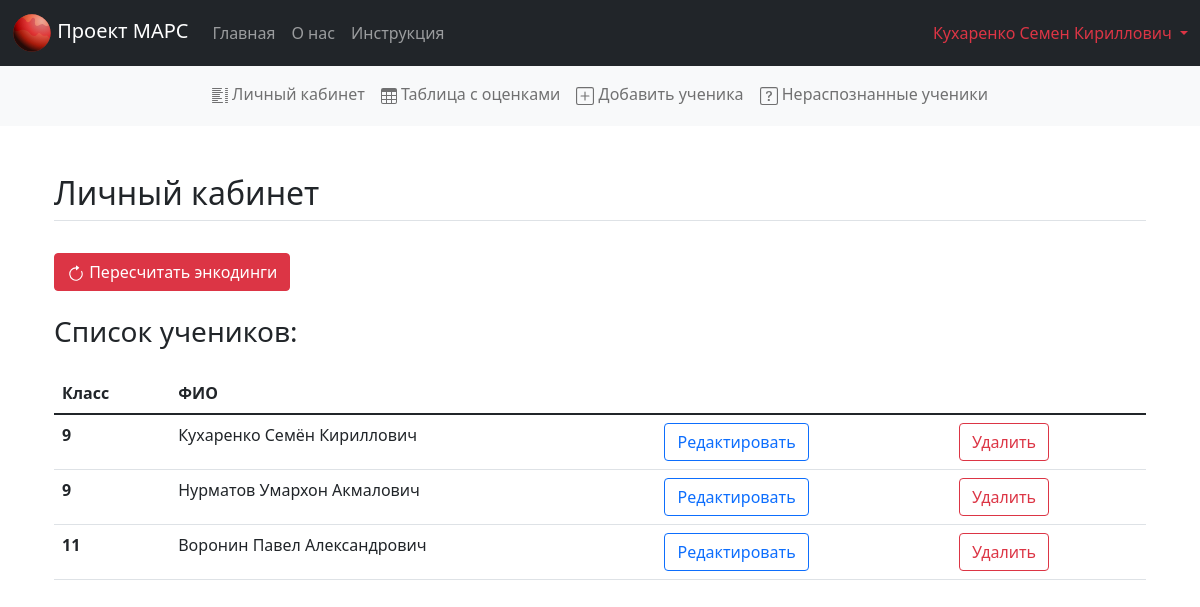
/lk (signed in), run on an earlier commit of the app's database.
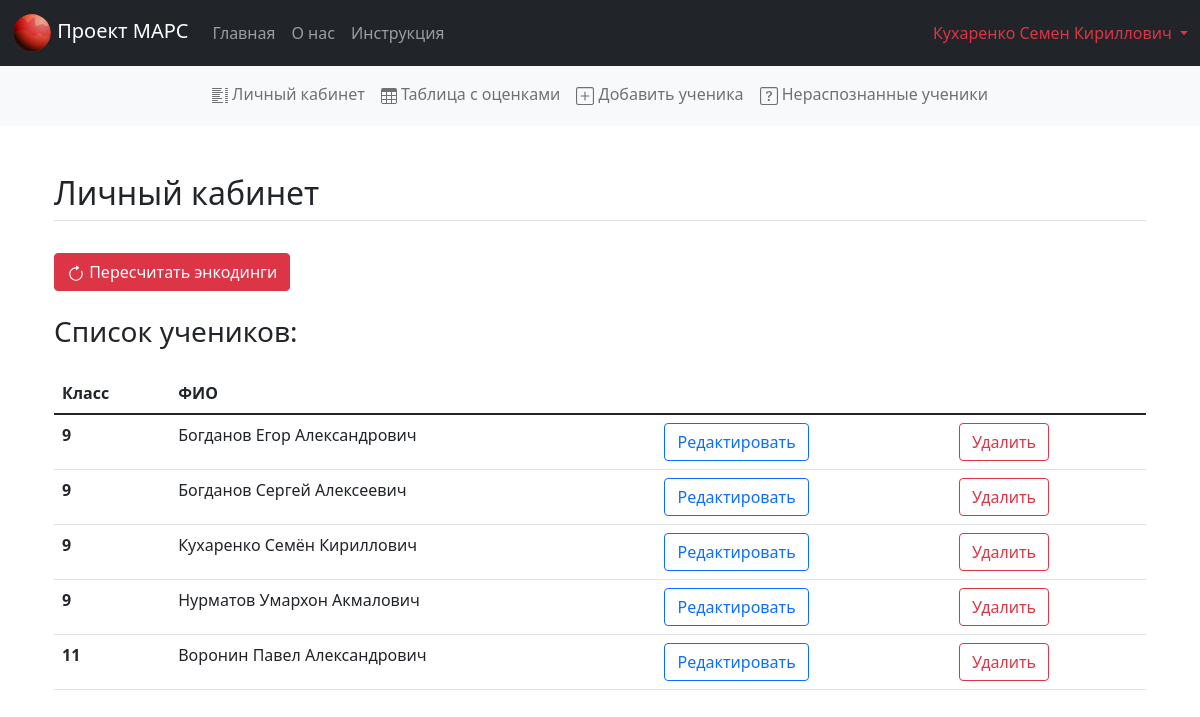
And on a later commit of the database.
### app.py (models this page shows, shortened)
class Teacher(db.Model):
    id = db.Column(db.Integer, primary_key=True)
    name = db.Column(db.String(100), nullable=False)
    login = db.Column(db.String(100), nullable=False)
    password = db.Column(db.String(100), nullable=False)

class Student(db.Model):
    id = db.Column(db.Integer, primary_key=True)
    name = db.Column(db.String(100), nullable=False)
    cl = db.Column(db.Integer, nullable=False)
    teacher_id = db.Column(db.Integer)

### app.py (the view)
@app.route('/lk', methods = ["POST", "GET"])
def lk():
    id = session.get('user_id')
    if id is None:
        return redirect('/error_no_access')
    upd = session.get('is-success-upd')
    if upd is None or upd == False:
        g.update = False
    else:
        g.update = True
    session['is-success-upd'] = False
    toadd = session.get('is-success-add')
    if toadd is None or toadd == "-1":
        g.toadd = "-1"
    else:
        g.toadd = session['is-success-add']
    session['is-success-add'] = "-1"
    todel = session.get('is-success-delete')
    if todel is None or todel == "-1":
        g.todel = "-1"
    else:
        g.todel = session['is-success-delete']
    session['is-success-delete'] = "-1"
    if request.method == 'POST':
        update()
        session['is-success-upd'] = True
        return redirect('/lk')
    cur = get_connection_read()
    ask = 'SELECT cl, name, id FROM student WHERE teacher_id = ' + str(id)
    res = sorted(cur.execute(ask).fetchall())
    st = []
    for i in res:
        st.append([i[1], i[0], 'lk/delete_student/student_id=' + str(i[2]), 'lk/edit_student/student_id=' + str(i[2])])
    return render_template('lk.html', students=st)

### app.py (called while the page is built)
def get_connection_read():
    return sqlite3.connect(APP_ROOT + 'data.db').cursor()

@app.before_request
def load_logged_in_user():
    id = session.get('user_id')
    if id is None:
        g.teacher_name = None
    else:
        cur = get_connection_read()
        teacher = cur.execute('SELECT * FROM teacher WHERE id = ?', (id,)).fetchone()
        g.teacher_name = teacher[1]

### templates/lk.html (shortened to what this page needs)
{% extends 'base.html' %}
{% block body %}
<div class="container px-4 py-5" id="body">
    <h2 class="pb-2 border-bottom">Личный кабинет</h2>
    <br>
    <form method="post">
        <button class="btn btn-danger" onclick="onClick(document.getElementById('body'))">
            <svg xmlns="http://www.w3.org/2000/svg" width="18" fill="currentColor" viewBox="0 0 16 16">
                <path fill-rule="evenodd" d="M8 3a5 5 0 1 0 4.546 2.914.5.5 0 0 1 .908-.417A6 6 0 1 1 8 2v1z"/>
                <path d="M8 4.466V.534a.25.25 0 0 1 .41-.192l2.36 1.966c.12.1.12.284 0 .384L8.41 4.658A.25.25 0 0 1 8 4.466z"/>
            </svg>
            Пересчитать энкодинги
        </button>
    </form>
    <br>
    <h3 class="pb-3">Список учеников:</h3>
    <table class="table">
        <thead>
        <tr>
            <th scope="col">Класс</th>
            <th scope="col">ФИО</th>
            <th scope="col"></th>
        </tr>
        </thead>
        <tbody>
            {% for el in students %}
            <tr>
                <th scope="row">{{ el[1] }}</th>
                <td>{{ el[0] }}</td>
                <td><a href={{ el[3] }}>
                    <button type="button" class="btn btn-outline-primary">Редактировать</button>
                </a></td>
                <td><a href={{ el[2] }}>
                    <button type="button" class="btn btn-outline-danger">Удалить</button>
                </a></td>
            </tr>
            {% endfor %}
        </tbody>
    </table>
</div>
{% endblock %}

### templates/base.html (shortened to what this page needs)
<!DOCTYPE html>
<html lang="en">
<head>
    <link href="{{url_for('static', filename = 'css/bootstrap.min.css')}}" rel="stylesheet">
</head>
<body>
<nav class="navbar navbar-expand-sm navbar-dark bg-dark" aria-label="navbar">
  <div class="container-fluid">
    <a class="navbar-brand" href="/">
      <img src="{{url_for('static', filename = 'img/project-mars-icon.svg')}}" width="40" height="40">
      Проект МАРС
    </a>
    <div class="collapse navbar-collapse">
      <ul class="navbar-nav me-auto mb-2 mb-sm-0">
        <li class="nav-item">
          <a class="nav-link" href="/">Главная</a>
        </li>
        <li class="nav-item">
          <a class="nav-link" href="/about">О нас</a>
        </li>
        <li class="nav-item">
          <a class="nav-link" href="/instruction">Инструкция</a>
        </li>
      </ul>
    </div>
    {% if g.teacher_name %}
    <div class="flex-shrink-0 dropdown">
        <a href="#" class="d-block text-decoration-none dropdown-toggle text-danger" id="dropdownUser2" data-bs-toggle="dropdown" aria-expanded="false">
          {{ g.teacher_name }}
        </a>
      </div>
    {% else %}
    <div class="col-md-3 text-end">
      <a href="/login"><button type="button" class="btn btn-outline-danger me-2">Вход</button></a>
      <a href="/register"><button type="button" class="btn btn-danger">Регистрация</button></a>
    </div>
    {% endif %}
  </div>
</nav>
  {% if g.teacher_name %}
    <nav class="navbar navbar-expand-sm navbar-light bg-light">
      <div class="collapse navbar-collapse" id="navbarsExample03">
        <ul class="navbar-nav me-auto mb-2 mb-sm-1" style="margin: auto;">
          <li class="nav-item">
            <a href="/lk" class="nav-link">
                Личный кабинет
            </a>
          </li>
          <li class="nav-item">
            <a href = "/lk/data_results/type=unknown" class="nav-link">
              Таблица с оценками
            </a>
          </li>
          <li class="nav-item">
            <a href = "/lk/add_student" class="nav-link">
              Добавить ученика
            </a>
          </li>
          <li class="nav-item">
            <a href="/lk/undefined_students" class="nav-link">
              Нераспознанные ученики
          </a>
          </li>
        </ul>
    </div>
  </nav>
  {% endif %}
  {% block body %} {% endblock %}
</body>
</html>

What changed in the data, as far as the page shows it:
added Student: cl "9", name "Богданов Егор Александрович"
added Student: cl "9", name "Богданов Сергей Алексеевич"
